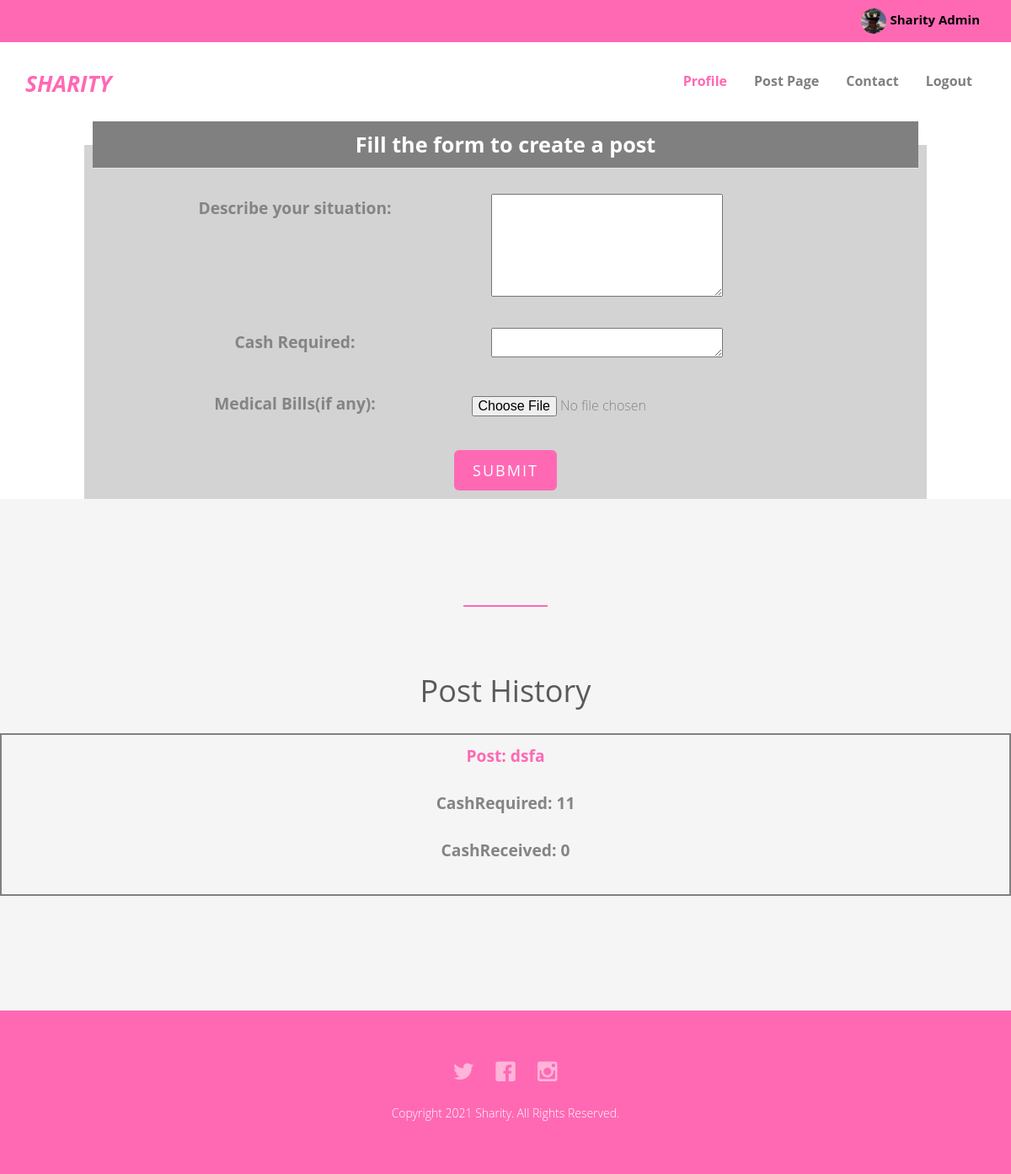
Screenshot of /createpost (signed in) with the database file from the repository.
### base/models.py (models this page shows, shortened)
class Profile(models.Model):
    user = models.OneToOneField(User, on_delete=CASCADE)
    first_name = models.CharField(max_length=25, blank=True, null=True)
    last_name = models.CharField(max_length=25, blank=True, null=True)
    mobile_number = models.CharField(max_length=25, blank=True, null=True)
    date_created = models.DateField(auto_now_add=True)
    dp = models.ImageField(default='Mikasa.jpg',
                           upload_to='dp', blank=True, null=True)
    public_id = models.CharField(
        max_length=25, default=public_id_fun, unique=True)
    wallet = models.IntegerField(blank=True, null=True, default=100)
    payment_password = models.CharField(
        max_length=255, default='hello', blank=True, null=True)
    dob = models.DateField(null=True, blank=True)

class Post(models.Model):
    profile = models.ForeignKey(
        Profile, on_delete=CASCADE)
    text_area = models.TextField(blank=True, null=True)
    date_created = models.DateField(auto_now_add=True)
    cash_required = models.CharField(max_length=255, blank=True, null=True)
    cash_received = models.IntegerField(default=0, blank=True, null=True)
    age = models.IntegerField(blank=True, null=True)
    documents = models.FileField(upload_to='doc', blank=True, null=True)
    category = models.IntegerField(default=0, blank=True, null=True)
    completed = models.BooleanField(default=False)
    sort_factor = models.FloatField(blank=True,null=True)

### base/views.py (the view, shortened to what this page needs)
# urls.py: path('createpost', Postcreate, name='createpost'),
@login_required(login_url='login')
def Postcreate(request):
    form = Postcreationform()
    posts = Post.objects.filter(profile=request.user.profile).filter(completed=False)
    context = {'form': form, 'posts': posts}
    return render(request, 'Postcreate.html', context)

### base/forms.py
class Postcreationform(forms.ModelForm):
    class Meta:
        model = Post
        fields = ['text_area', 'cash_required', 'documents']
        widgets = {
          'text_area': forms.Textarea(attrs={'rows':4, 'cols':28}),
          'cash_required':forms.Textarea(attrs={'rows':1, 'cols':28})
        }

### base/templates/Postcreate.html (shortened to what this page needs)
{%load static%}
<!DOCTYPE html>
<html class="no-js">
    <head>
    <link rel="stylesheet" href="{% static '/css/animate.css'  %}">
    <link rel="stylesheet" href="{% static '/css/icomoon.css'  %}">
    <link rel="stylesheet" href="{% static '/css/bootstrap.css'  %}">
    <link rel="stylesheet" href="{% static '/css/superfish.css'  %}">
    <link rel="stylesheet" href="{% static '/css/style.css'  %}">
</head>
<body>
    <div id="fh5co-wrapper">
        <div id="fh5co-page">
        <div class="header-top">
            <div class="container">
                <div class="row">
                    <div class="col-md-6 col-sm-6 text-left fh5co-link">
                    </div>
                    <div class="col-md-6 col-sm-6 text-right fh5co-social">
                    {% if user.is_authenticated %}
        <img style="
    vertical-align: middle;
    width: 30px;
    height: 30px;
    border-radius: 50%;" src="{{user.profile.dp.url}}" />
       <span class="user-logout">{{request.user.profile.first_name}} {{request.user.profile.last_name}}</span>
        {% endif %}
                </div>
            </div>
            </div>
        </div>
         <header id="fh5co-header-section" class="sticky-banner" >
            <div class="container">
                <div class="nav-header">
                    <h1 id="fh5co-logo"><a href="{% url 'home'%}"><big><i>Sharity</i></big></a></h1>
                    <nav id="fh5co-menu-wrap" role="navigation">
                        <ul class="sf-menu" id="fh5co-primary-menu">
                             <li class="active"><a href="{% url 'profile'%}"><strong>Profile</strong></a></li>
                            <li><a href="{% url 'post'%}"><strong>Post Page</strong></a></li>
                            <li><a href=""><strong>Contact</strong></a></li>
                            {% if user.is_authenticated %}
                         <li><a href="{% url 'logout'%}"><strong>Logout</strong></a></li>
                        {% endif %}
                        </ul>
                    </nav>
                </div>
            </div>
        </header>
<center>
<form method="post" enctype="multipart/form-data">
    <fieldset>
        <legend> <strong><big>Fill the form to create a post </big></strong></legend>
    <label><strong><big>Describe your situation: </big></strong></label>{{form.text_area}}
    <br><br>
   <label><strong><big> Cash Required: </big></strong></label> {{form.cash_required}} <br><br>
    <label><strong><big>Medical Bills(if any): </big></strong></label>{{form.documents}}<br>
    <center><input class="btn btn-primary btn-lg" type='submit'></center>
</fieldset>
</form>
</center>
<div id="fh5co-feature-product" class="fh5co-section-gray">
            <div class="container">
                <div class="row">
                    <div class="col-md-12 text-center heading-section">
                        </div></div></div>
<center><h1>Post History</h1></center>
<center>
<p style="padding: 10px; border: 2px solid gray;" >
{% for post in posts %}
<a href="{% url 'deletepost' post_id=post.id %}">
    <strong><big>Post: {{post.text_area}} </big></strong> <br><br> </a>
<strong><big> CashRequired: {{post.cash_required}} </big></strong><br><br>
<strong><big> CashReceived: {{post.cash_received}} </big></strong><br><br>
{% endfor %}
</center>
</div>
</body>
<footer>
            <div id="footer">
                <div class="container">
                    <div class="row">
                        <div class="col-md-6 col-md-offset-3 text-center">
                            <p class="fh5co-social-icons">
                                <a href="https://twitter.com/?lang=en"><i class="icon-twitter2"></i></a>
                                <a href="https://www.facebook.com/"><i class="icon-facebook2"></i></a>
                                <a href="https://www.instagram.com/"><i class="icon-instagram"></i></a>
                            </p>
                            <p>Copyright 2021 Sharity. All Rights Reserved. <br></i>
                        </div>
                    </div>
                </div>
            </div>
        </footer>
    </body>
</html>

### static/css/icomoon.css (style rules this page uses)
[class^="icon-"], [class*=" icon-"] { font-family: 'icomoon' !important; speak: none; font-style: normal; font-weight: normal; font-variant: normal; text-transform: none; line-height: 1; -webkit-font-smoothing: antialiased; -moz-osx-font-smoothing: grayscale; }
.icon-facebook2:before { content: "\ea68"; }
.icon-instagram:before { content: "\ea70"; }
.icon-twitter2:before { content: "\ea7d"; }

### static/css/superfish.css (style rules this page uses)
.sf-menu, .sf-menu * { margin: 0; padding: 0; list-style: none; }
.sf-menu li { position: relative; }
.sf-menu > li { float: left; }
.sf-menu a { display: block; position: relative; }
.sf-menu { float: left; margin-bottom: 1em; }
.sf-menu a { border-left: 1px solid #fff; border-top: 1px solid #dFeEFF; border-top: 1px solid rgba(255,255,255,.5); padding: .75em 1em; text-decoration: none; zoom: 1; }
.sf-menu a { color: #13a; }
.sf-menu li { background: #BDD2FF; white-space: nowrap; *white-space: normal; -webkit-transition: background .2s; transition: background .2s; }

### static/css/style.css (style rules this page uses)
body { font-family: "Open Sans", Arial, sans-serif; line-height: 1.6; font-size: 16px; background: #fff; color: #848484; font-weight: 300; overflow-x: hidden; }
a { color: #FF69B4; -webkit-transition: 0.5s, ease; -o-transition: 0.5s, ease; transition: 0.5s, ease; }
p, ul, ol { margin-bottom: 1.5em; font-size: 16px; color: #848484; font-family: "Open Sans", Arial, sans-serif; }
h1, h2, h3, h4, h5, h6 { color: #5a5a5a; font-family: "Open Sans", Arial, sans-serif; font-weight: 400; margin: 0 0 30px 0; }
.header-top { padding: 10px 0; background: #FF69B4; }
.sf-menu { margin: 7px 0 0 0 !important; }
.sf-menu { float: right; }
.sf-menu a { color: rgba(0, 0, 0, 0.5); padding: 0.75em 1em !important; font-weight: normal; border-left: none; border-top: none; border-top: none; text-decoration: none; zoom: 1; font-size: 16px; border-bottom: none !important; }
.sf-menu li, .sf-menu ul li, .sf-menu ul ul li, .sf-menu li:hover, .sf-menu li.sfHover { background: transparent; }
.sf-menu li:hover a, .sf-menu li.sfHover a, .sf-menu ul li:hover a, .sf-menu ul li.sfHover a, .sf-menu li.active a { color: #FF69B4; }
#fh5co-header-section { padding: 0; position: relative; left: 0; width: 100%; z-index: 1022; background: #fff; }
.nav-header { position: relative; float: left; width: 100%; }
#fh5co-logo { position: relative; z-index: 2; font-size: 22px; text-transform: uppercase; margin-top: 35px; font-weight: 700; float: left; }
#fh5co-logo a { color: #FF69B4; }
#fh5co-menu-wrap { position: relative; z-index: 2; display: block; float: right; margin-top: 15px; }
#fh5co-menu-wrap .sf-menu a { padding: 1em .75em; }
.fh5co-section-gray { background: rgba(0, 0, 0, 0.04); }
.heading-section { padding-bottom: 1em; margin-bottom: 5em; }
.heading-section:after { position: absolute; content: ''; bottom: 0; left: 50%; width: 100px; margin-left: -50px; height: 2px; background: #FF69B4; }
#fh5co-feature-product { padding: 7em 0; }
.fh5co-social-icons > a { padding: 4px 10px; color: #FF69B4; }
.fh5co-social-icons > a i { font-size: 26px; }
#footer { background: #FF69B4; padding: 60px 0 40px; }
#footer p { color: white; font-size: 14px; }
#footer p a { color: rgba(255, 255, 255, 0.5); }
.btn { -webkit-transition: 0.3s; -o-transition: 0.3s; transition: 0.3s; }
.btn { text-transform: uppercase; letter-spacing: 2px; -webkit-transition: 0.3s; -o-transition: 0.3s; transition: 0.3s; }
.btn.btn-primary { background: #FF69B4; color: #fff; border: none !important; border: 2px solid transparent !important; }
#fh5co-wrapper { overflow-x: hidden; position: relative; }
#fh5co-page { position: relative; -webkit-transition: 0.5s; -o-transition: 0.5s; transition: 0.5s; }
#offcanvas-menu { position: absolute; top: 0; bottom: 0; z-index: 99; background: #222; right: -240px; width: 240px; padding: 20px; overflow-y: scroll !important; display: none; }
#offcanvas-menu ul { padding: 0; margin: 0; }
#offcanvas-menu ul li { padding: 0; margin: 0 0 10px 0; list-style: none; }
#offcanvas-menu ul li a { font-size: 18px; color: rgba(255, 255, 255, 0.4); }
#offcanvas-menu ul li.active > a { color: #FF69B4; }

### base/templates/Postcreate.html (style rules this page uses)
.user-logout { font-size: 15px; font-weight: bold; color: black; margin-right: 7px; }
fieldset { background-color: #D3D3D3; padding:10px; width:1000px; line-height:1.8; }
legend { background-color: grey; color: white; padding: 5px 10px; }
input { margin: 5px; }
label { margin-left: 5em; float: left; width: 20em; margin-right: -10em; }

### rows the page displays
Post: text_area "dsfa", cash_required "11", cash_received "0"

### other values shown
{{ request.user.profile.first_name }} "Sharity"
{{ request.user.profile.last_name }} "Admin"
